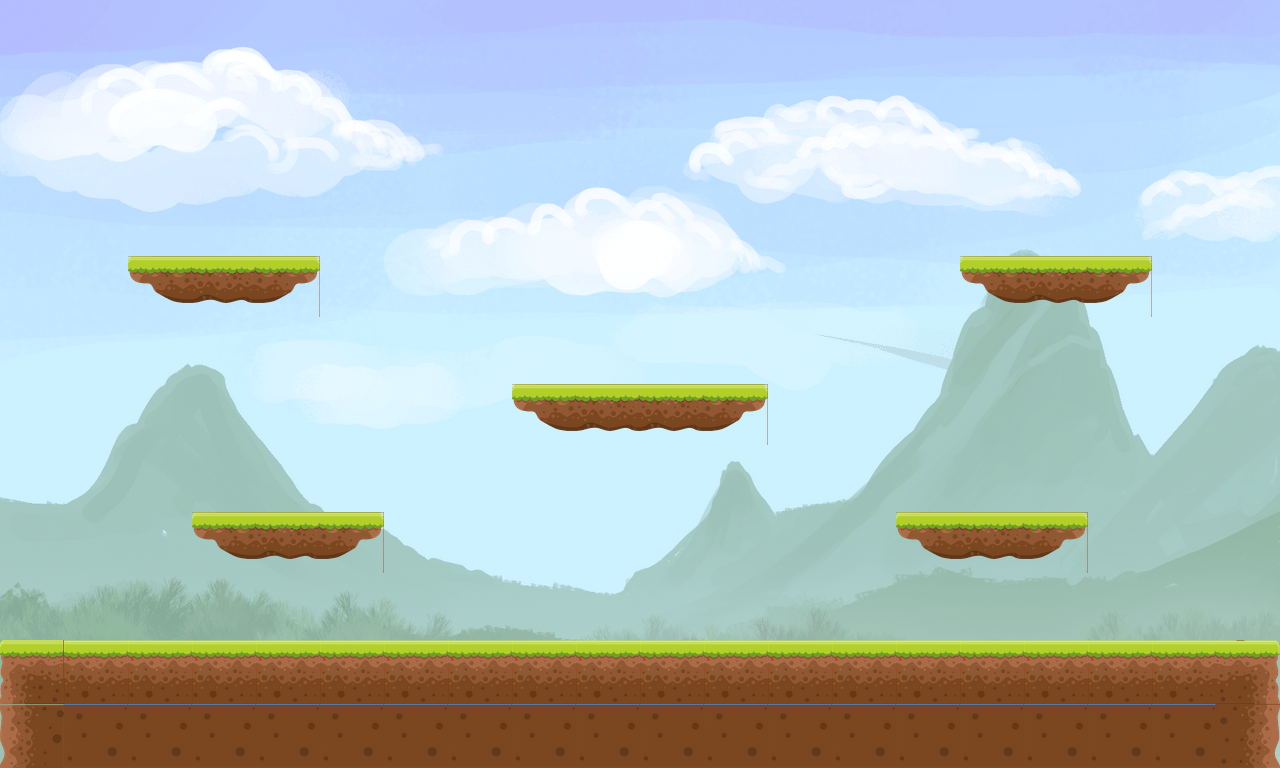

Tiled map render using the project's own tile images. Description and the whole map definition, tile-layer contents included, below:
An orthogonal 20x12 tile map with 64x64 px tiles, 2 tile layers (background, Tile Layer 1), 2 tilesets.

<map version="1.0" tiledversion="1.1.5" orientation="orthogonal" renderorder="right-down" width="20" height="12" tilewidth="64" tileheight="64" infinite="0" nextobjectid="1">
 <tileset firstgid="1" name="spritesheet_x64" tilewidth="64" tileheight="64" tilecount="20" columns="5">
  <image source="spritesheet_x64.png" width="320" height="256" />
 </tileset>
 <tileset firstgid="41" name="bg" tilewidth="1280" tileheight="768" tilecount="1" columns="1">
  <image source="bg.png" width="1280" height="768" />
 </tileset>
 <layer name="background" width="20" height="12">
  <data encoding="csv">
0,0,0,0,0,0,0,0,0,0,0,0,0,0,0,0,0,0,0,0,
0,0,0,0,0,0,0,0,0,0,0,0,0,0,0,0,0,0,0,0,
0,0,0,0,0,0,0,0,0,0,0,0,0,0,0,0,0,0,0,0,
0,0,0,0,0,0,0,0,0,0,0,0,0,0,0,0,0,0,0,0,
0,0,0,0,0,0,0,0,0,0,0,0,0,0,0,0,0,0,0,0,
0,0,0,0,0,0,0,0,0,0,0,0,0,0,0,0,0,0,0,0,
0,0,0,0,0,0,0,0,0,0,0,0,0,0,0,0,0,0,0,0,
0,0,0,0,0,0,0,0,0,0,0,0,0,0,0,0,0,0,0,0,
0,0,0,0,0,0,0,0,0,0,0,0,0,0,0,0,0,0,0,0,
0,0,0,0,0,0,0,0,0,0,0,0,0,0,0,0,0,0,0,0,
0,0,0,0,0,0,0,0,0,0,0,0,0,0,0,0,0,0,0,0,
41,0,0,0,0,0,0,0,0,0,0,0,0,0,0,0,0,0,0,0
</data>
 </layer>
 <layer name="Tile Layer 1" width="20" height="12">
  <data encoding="csv">
0,0,0,0,0,0,0,0,0,0,0,0,0,0,0,0,0,0,0,0,
0,0,0,0,0,0,0,0,0,0,0,0,0,0,0,0,0,0,0,0,
0,0,0,0,0,0,0,0,0,0,0,0,0,0,0,0,0,0,0,0,
0,0,0,0,0,0,0,0,0,0,0,0,0,0,0,0,0,0,0,0,
0,0,6,7,8,0,0,0,0,0,0,0,0,0,0,6,7,8,0,0,
0,0,0,0,0,0,0,0,0,0,0,0,0,0,0,0,0,0,0,0,
0,0,0,0,0,0,0,0,6,7,7,8,0,0,0,0,0,0,0,0,
0,0,0,0,0,0,0,0,0,0,0,0,0,0,0,0,0,0,0,0,
0,0,0,6,7,8,0,0,0,0,0,0,0,0,6,7,8,0,0,0,
0,0,0,0,0,0,0,0,0,0,0,0,0,0,0,0,0,0,0,0,
1,13,13,13,13,13,13,13,13,13,13,13,13,13,13,13,13,13,13,14,
16,17,17,17,17,17,17,17,17,17,17,17,17,17,17,17,17,17,17,18
</data>
 </layer>
</map>